Frame 1 (no input): blank canvas, image omitted
Frame 60 (the mouse pressed at the canvas centre just before this capture): blank canvas, image omitted
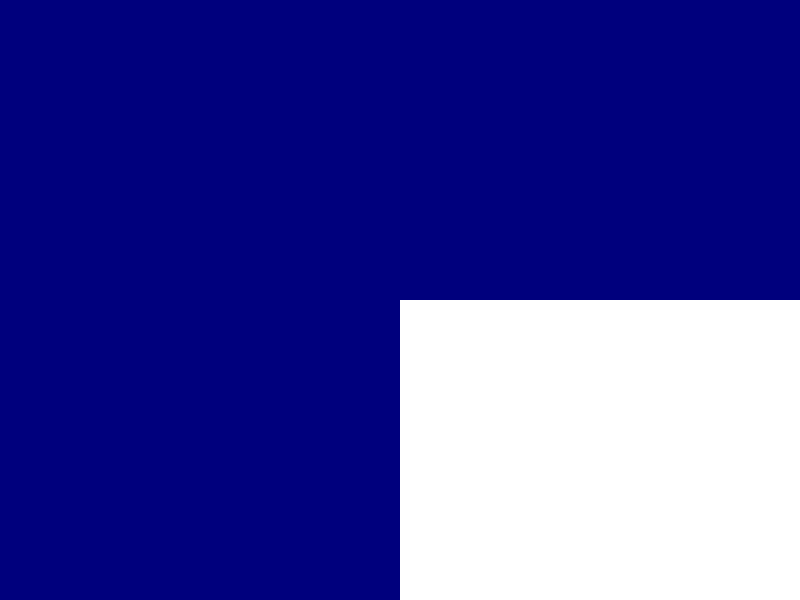
Frame 120 (the mouse held since frame 60 and released just before this capture)

The Processing sketch whose frames 1 and 60 were blank and that drew this single picture after the mouse press (run headless with seeded random() and noise(); from frame 60 on, the mouse is pressed at the canvas centre):

// Processing sketch: processing_153318
// ── processing_153318.pde

void setup(){
 
 size(800,600);
  noCursor();

  
}

void draw(){
  
 if(mousePressed){ 
  
  noStroke();
  fill(mouseX,255,mouseY);
  rect(mouseX,300,800,600);
  
  
 }else{   noStroke();
  fill(mouseY,mouseX,255);
  rect(mouseX,0,800,300);
  
  noStroke();
  fill(mouseX,mouseY,125);
  rect(mouseY,0,800,600);
   }}
